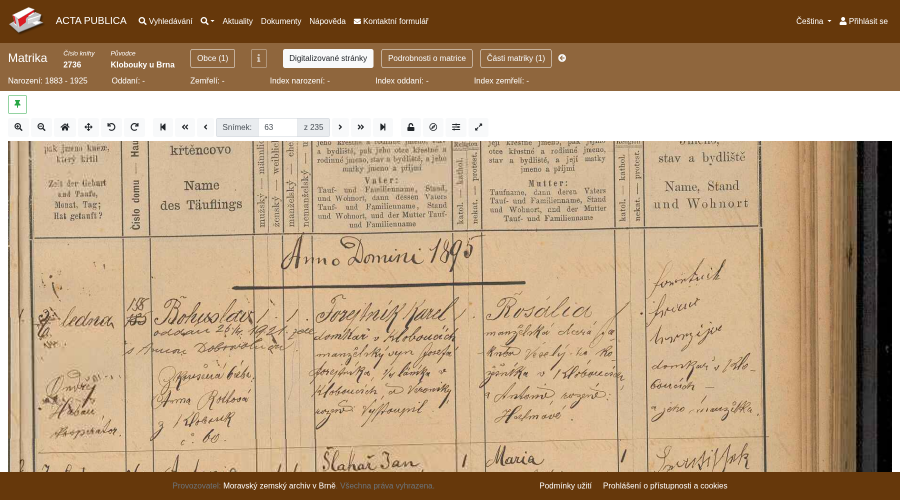
#> input picture dukazy/A_browser_topright.png, 1800 x 1000 px (shown at 1/2 size)
$ python -i build_web.py   (imports and definitions only)
#> lines starting #> are read from the running program, lines starting #| are printed output that depends on the picture
#!/usr/bin/env python3
"""Generuje web/js/data.js z data/rodokmen_data.json a optimalizuje obrázky do web/img/dukazy/.
Usage: python3 scripts/build_web.py
"""
import json, os, sys, hashlib
from PIL import Image

BASE = os.path.dirname(os.path.dirname(os.path.abspath(__file__)))
DATA_IN = os.path.join(BASE, 'data', 'rodokmen_data.json')
WEB = os.path.join(BASE, 'web')
IMG_OUT = os.path.join(WEB, 'img', 'dukazy')
MAX_SIDE = 1500
QUALITY = 80

def optimize(src, dst):
    """Zmenší obrázek na MAX_SIDE delší strany a uloží jako JPEG."""
#> called with src = '../dukazy/A_browser_topright.png', dst = 'out.png'
    im = Image.open(src)
#> im is the input picture: PIL image 1800x1000 RGB; mean R, G, B 184.2, 156.6, 124.9
    if im.mode in ('RGBA', 'P', 'LA'):
        # složit na bílé pozadí (PNG výřezy)
        bg = Image.new('RGB', im.size, (255, 255, 255))
        if im.mode == 'P':
            im = im.convert('RGBA')
        bg.paste(im, mask=im.split()[-1] if im.mode in ('RGBA', 'LA') else None)
        im = bg
    elif im.mode != 'RGB':
        im = im.convert('RGB')
    w, h = im.size
#> w = 1800; h = 1000
    if max(w, h) > MAX_SIDE:
        scale = MAX_SIDE / max(w, h)
#> scale = 0.833
        im = im.resize((max(1, round(w * scale)), max(1, round(h * scale))), Image.LANCZOS)
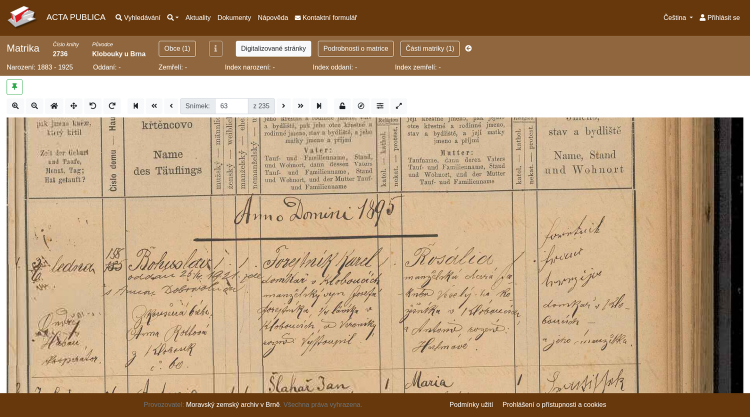
#> im: PIL image 1500x833 RGB (shown at 1/2 size); mean R, G, B 184.2, 156.6, 124.9
    im.save(dst, 'JPEG', quality=QUALITY, optimize=True)
    return os.path.getsize(dst)

# [53 lines left out: function main, not called in this run]

# [2 lines not run here, left out]

>>> result = optimize('../dukazy/A_browser_topright.png', 'out.png')
